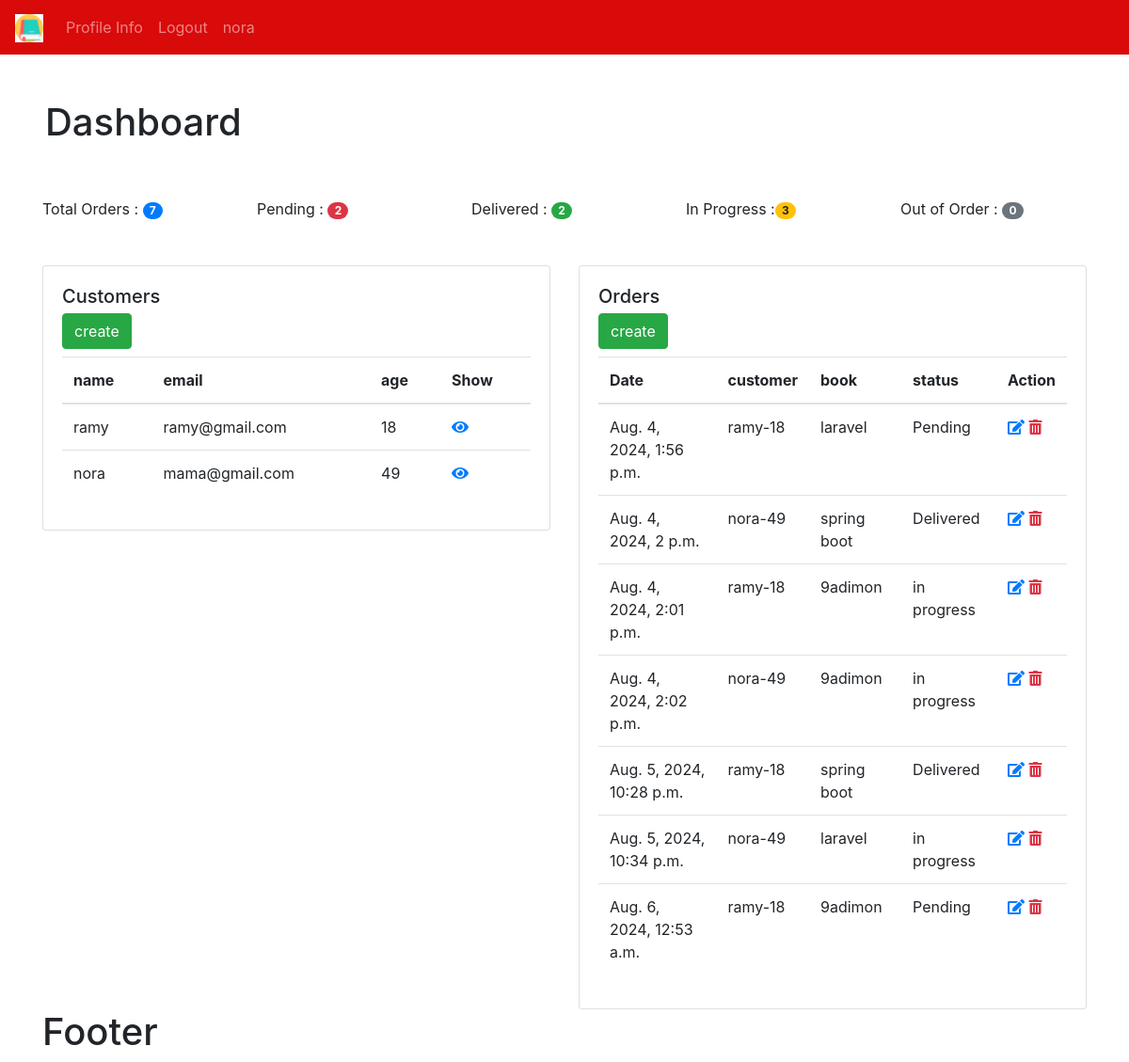
The page / (signed in) on the database its author committed.
### bookstore/models.py (models this page shows)
class Customer(models.Model):
    user = models.OneToOneField(User,null=True, on_delete=models.CASCADE)
    name = models.CharField(max_length=190, null=True)
    email = models.CharField(max_length=190, null=True)
    phone = models.CharField(max_length=190, null=True)
    age = models.CharField(max_length=190, null=True)
    avatar = models.ImageField(blank=True, null=True, default="preson.png")
    date_created = models.DateTimeField(auto_now_add=True, null=True)
    def __str__(self):
        return self.name

class Order(models.Model):
    STATUS= (
        ('Pending','Pending'),
        ('Delivered','Delivered'),
        ('in progress','in progress'),
        ('out of order','out of order')
    )
    customer = models.ForeignKey(Customer, null=True, on_delete=models.SET_NULL)
    book = models.ForeignKey(Book, null=True, on_delete=models.SET_NULL)
    tags = models.ManyToManyField(Tag)
    date_created = models.DateTimeField(auto_now_add=True, null=True)
    status =  models.CharField(max_length=200, null=True,choices=STATUS)

class Book(models.Model):
    CATEGORY = ( #tuple
        ('Classics','Classics'),
        ('Comic Book','Comic Book'),
        ('Fantasy','Fantasy'),
        ('Horror','Horror')
    )
    name = models.CharField(max_length=190, null=True)
    author = models.CharField(max_length=190, null=True)
    price = models.FloatField( null=True)
    category = models.CharField(max_length=190, null=True ,choices=CATEGORY  )
    description = models.CharField(max_length=200, null=True)
    tags = models.ManyToManyField(Tag)
    date_created = models.DateTimeField(auto_now_add=True, null=True)
    def __str__(self):
         return self.name

### bookstore/views.py (the view)
# urls.py: path('',views.home,name='home'),#name= it takes u to this url when click
def home(request):
    customers = Customer.objects.all()
    orders = Order.objects.all()
    total_orders = orders.count()
    total_p_orders = orders.filter(status='Pending').count()
    total_d_orders = orders.filter(status='Delivered').count()
    total_in_orders = orders.filter(status='in progress').count()
    total_out_orders = orders.filter(status='out of order').count()
    myContext = {
               'customers': customers ,
               'orders': orders,
               'total_orders': total_orders,
               'total_p_orders': total_p_orders,
               'total_d_orders': total_d_orders,
               'total_in_orders': total_in_orders,
               'total_out_orders': total_out_orders
               }
    return render(request=request , template_name='bookstore/dashboard.html',context=myContext)

### bookstore/templates/bookstore/dashboard.html (shortened to what this page needs)
{% extends 'bookstore/main.html'%}
{% block content %}
<h1 class="p-5">Dashboard</h1>
<div class="container pb-5">
  <div class="row">
    <div class="col-sm">
      Total Orders : <span class="badge badge-pill badge-primary">{{total_orders}}</span>
    </div>
    <div class="col-sm">
    Pending : <span class="badge badge-pill badge-danger">{{total_p_orders}}</span>
    </div>
    <div class="col-sm">
     Delivered : <span class="badge badge-pill badge-success">{{total_d_orders}}</span>
    </div>
    <div class="col-sm">
     In Progress :<span class="badge badge-pill badge-warning"> {{total_in_orders}}</span>
    </div>
    <div class="col-sm">
      Out of Order : <span class="badge badge-pill badge-secondary">{{total_out_orders}}</span>
    </div>
  </div>
</div>
<div class="container">
  <div class="row">
    <div class="col">
     <div class="card"  >
  <div class="card-body">
    <h5 class="card-title">Customers  </h5>
    <h6 class="card-subtitle mb-2 text-muted"><a class="btn btn-success"  href="#">create</a></h6>
<table class="table ">
  <thead>
    <tr>
      <th scope="col">name</th>
      <th scope="col">email</th>
      <th scope="col">age</th>
      <th scope="col">Show</th>
    </tr>
  </thead>
  <tbody>
      {% for item in customers  %}
        <tr>
      <td>{{item.name}}</td>
      <td>{{item.email}}</td>
      <td>{{item.age}}</td>
       <td>  <a href="{% url 'customer' item.id %}"> <i class="fas fa-eye"></i> </a>    </td>
       </tr>
      {% endfor %}
  </tbody>
</table>
  </div>
</div>
    </div>
    <div class="col">
     <div class="card"  >
  <div class="card-body">
    <h5 class="card-title">Orders</h5>
       <h6 class="card-subtitle mb-2 text-muted"><a class="btn btn-success" href="{% url 'create' %}">create</a></h6>
<table class="table ">
  <thead>
    <tr>
     <th scope="col">Date</th>
      <th scope="col">customer</th>
      <th scope="col">book</th>
      <th scope="col">status</th>
      <th scope="col">Action</th>
    </tr>
  </thead>
  <tbody>
      {% for item in orders  %}
        <tr>
         <td>{{item.date_created}}</td>
      <td>{{item.customer}}-{{item.customer.age}}</td>
      <td>{{item.book}}</td>
      <td>{{item.status}}</td>
       <td>
       <a href="{% comment %}{% url 'update' item.id%}{% endcomment %}"><i class="fas fa-edit"></i></a>
       <a class="text-danger" href="{% comment %}{% url 'delete' item.id %}{% endcomment %}"><i class="fas fa-trash-alt"></i></a>
       </td>
       </tr>
      {% endfor %}
  </tbody>
</table>
  </div>
</div>
    </div>
  </div>
{% endblock %}

### bookstore/templates/bookstore/navbar.html (shortened to what this page needs)
{% load static   %}
<nav class="navbar navbar-expand-lg  navbar-dark bg-primary">
  <a class="navbar-brand" href="{% url 'home' %}">
   <img src="{% static '/images/book.png'  %}" width="30" height="30" alt="" loading="lazy">
  </a>
  <div class="collapse navbar-collapse" id="navbarSupportedContent">
    <ul class="navbar-nav mr-auto">
      <li class="nav-item">
        <a class="nav-link" href="">Profile Info</a>
      </li>
      <li class="nav-item">
        <a class="nav-link" href="">Logout</a>
      </li>
       <li class="nav-item">
       <a class="nav-link" href="#">{{request.user}}</a>
      </li>
    </ul>
  </div>
</nav>

### myStatic/css/style.css (style rules this page uses)
.bg-primary { background-color: #d90a0a!important; }

### rows shown on the page
Customer: name "ramy", email "ramy@gmail.com", age "18"
Customer: name "nora", email "mama@gmail.com", age "49"
Order: date_created "Aug. 4, 2024, 1:56 p.m.", customer "ramy", customer.age "18", book "laravel", status "Pending"
Order: date_created "Aug. 4, 2024, 2 p.m.", customer "nora", customer.age "49", book "spring boot", status "Delivered"
Order: date_created "Aug. 4, 2024, 2:01 p.m.", customer "ramy", customer.age "18", book "9adimon", status "in progress"
Order: date_created "Aug. 4, 2024, 2:02 p.m.", customer "nora", customer.age "49", book "9adimon", status "in progress"
Order: date_created "Aug. 5, 2024, 10:28 p.m.", customer "ramy", customer.age "18", book "spring boot", status "Delivered"
Order: date_created "Aug. 5, 2024, 10:34 p.m.", customer "nora", customer.age "49", book "laravel", status "in progress"
Order: date_created "Aug. 6, 2024, 12:53 a.m.", customer "ramy", customer.age "18", book "9adimon", status "Pending"

### other values the page prints
{{ request.user }} "nora"
{{ total_orders }} "7"
{{ total_p_orders }} "2"
{{ total_d_orders }} "2"
{{ total_in_orders }} "3"
{{ total_out_orders }} "0"
